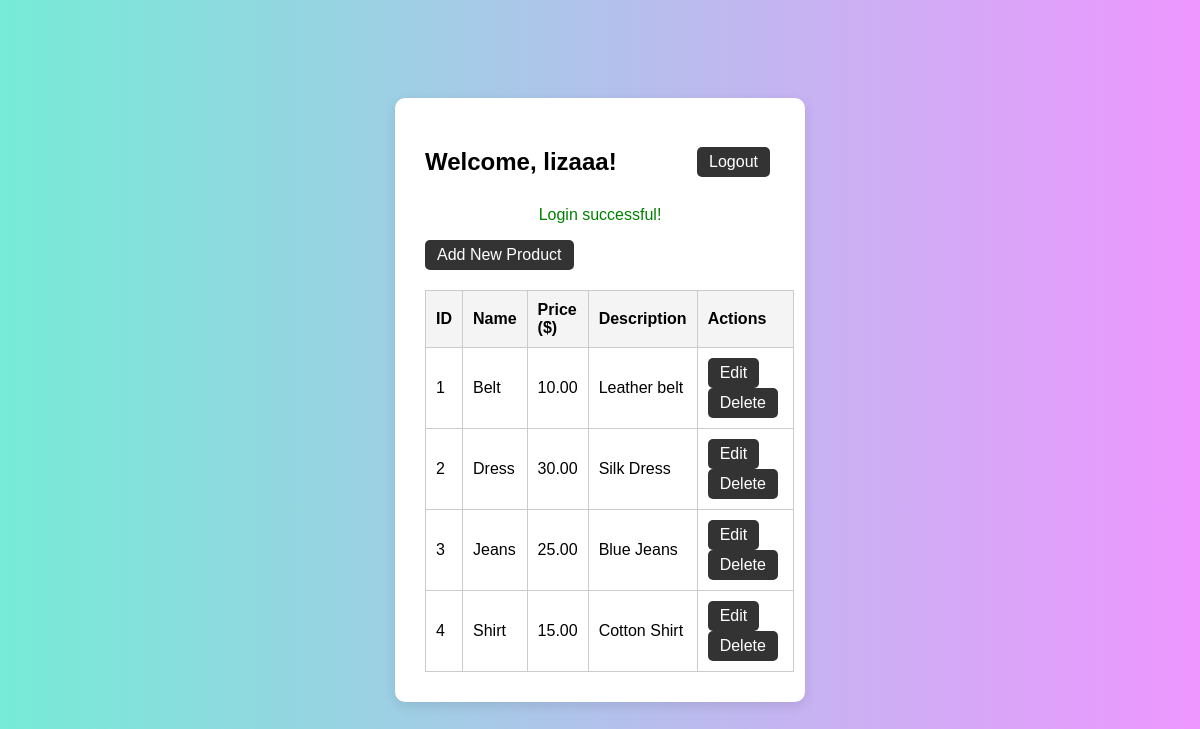
/admin/dashboard.php (signed in), run on an earlier commit of the app's database.
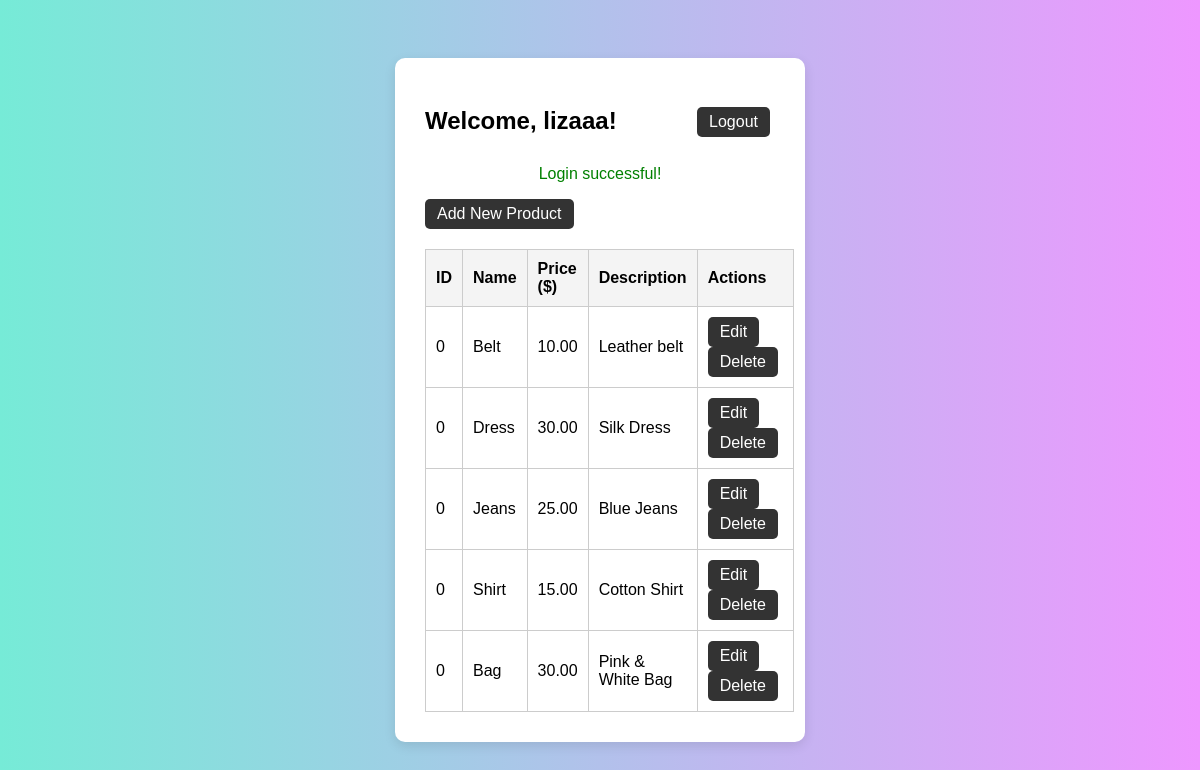
And on a later commit of the database.
### tables this page shows
CREATE TABLE `products` (
  `id` int(11) NOT NULL,
  `name` varchar(200) NOT NULL,
  `price` decimal(10,2) NOT NULL,
  `description` text DEFAULT NULL,
  `created_at` timestamp NOT NULL DEFAULT current_timestamp(),
  `image` varchar(255) DEFAULT 'placeholder.jpg'
);

### admin/dashboard.php (the view, shortened to what this page needs)
<?php
require 'config.php';
$stmt = $conn->prepare("SELECT * FROM products ORDER BY created_at DESC");
$stmt->execute();
$products = $stmt->fetchAll(PDO::FETCH_ASSOC);
?>
<!DOCTYPE html>
<html>
<head>
    <link rel="stylesheet" href="style.css">
</head>
<body>
<div class="container">
    <div class="top-bar">
        <h2>Welcome, <?php echo htmlspecialchars($_SESSION["username"]); ?>!</h2>
        <a href="logout.php" class="button">Logout</a>
    </div>
    <?php
    if (isset($_SESSION["success"])) {
        echo '<p class="success">' . $_SESSION["success"] . '</p>';
    }
    ?>
    <a href="add_product_form.php" class="button">Add New Product</a>
    <table>
        <tr>
            <th>ID</th>
            <th>Name</th>
            <th>Price ($)</th>
            <th>Description</th>
            <th>Actions</th>
        </tr>
        <?php if (!empty($products)) : ?>
            <?php foreach ($products as $product): ?>
                <tr>
                    <td><?php echo $product["id"]; ?></td>
                    <td><?php echo htmlspecialchars($product["name"]); ?></td>
                    <td><?php echo number_format($product["price"], 2); ?></td>
                    <td><?php echo htmlspecialchars($product["description"]); ?></td>
                    <td>
                        <a href="edit_product_form.php?id=<?php echo $product["id"]; ?>" class="button">Edit</a>
                        <a href="delete_product.php?id=<?php echo $product["id"]; ?>" class="button" onclick="return confirm('Are you sure?')">Delete</a>
                    </td>
                </tr>
            <?php endforeach; ?>
        <?php else: ?>
            <tr>
                <td colspan="5" style="text-align:center;">No products found.</td>
            </tr>
        <?php endif; ?>
    </table>
</div>
</body>
</html>

### admin/css/style.css (style rules this page uses)
body { font-family: Arial, sans-serif; background: linear-gradient(to right, #76ebd7, #ee97ff); display: flex; justify-content: center; align-items: center; height: 100vh; margin: 0; }
.container { background: white; padding: 30px; width: 350px; border-radius: 10px; box-shadow: 0 4px 12px rgba(0,0,0,0.1); }
.container h2 { text-align: center; margin-bottom: 20px; color: #000000; }
.success { margin-top: 10px; color: green; text-align: center; }
html, body { background-color: #e4dedeff; }

### admin/dashboard.php (style rules this page uses)
table { width: 100%; border-collapse: collapse; margin-top: 20px; }
table, th, td { border: 1px solid #ccc; }
th, td { padding: 10px; text-align: left; }
th { background-color: #f4f4f4; }
a.button { display: inline-block; padding: 6px 12px; background-color: #333; color: #fff; border-radius: 5px; text-decoration: none; margin-right: 5px; }
.top-bar { display: flex; justify-content: space-between; align-items: center; }
.success { margin-top: 10px; color: green; text-align: center; }

What changed in the data, as far as the page shows it:
removed products: id "1", name "Belt", price "10.00", description "Leather belt"
removed products: id "2", name "Dress", price "30.00", description "Silk Dress"
removed products: id "3", name "Jeans", price "25.00", description "Blue Jeans"
removed products: id "4", name "Shirt", price "15.00", description "Cotton Shirt"
added products: id "0", name "Belt", price "10.00", description "Leather belt"
added products: id "0", name "Dress", price "30.00", description "Silk Dress"
added products: id "0", name "Jeans", price "25.00", description "Blue Jeans"
added products: id "0", name "Shirt", price "15.00", description "Cotton Shirt"
added products: id "0", name "Bag", price "30.00", description "Pink & White Bag"
